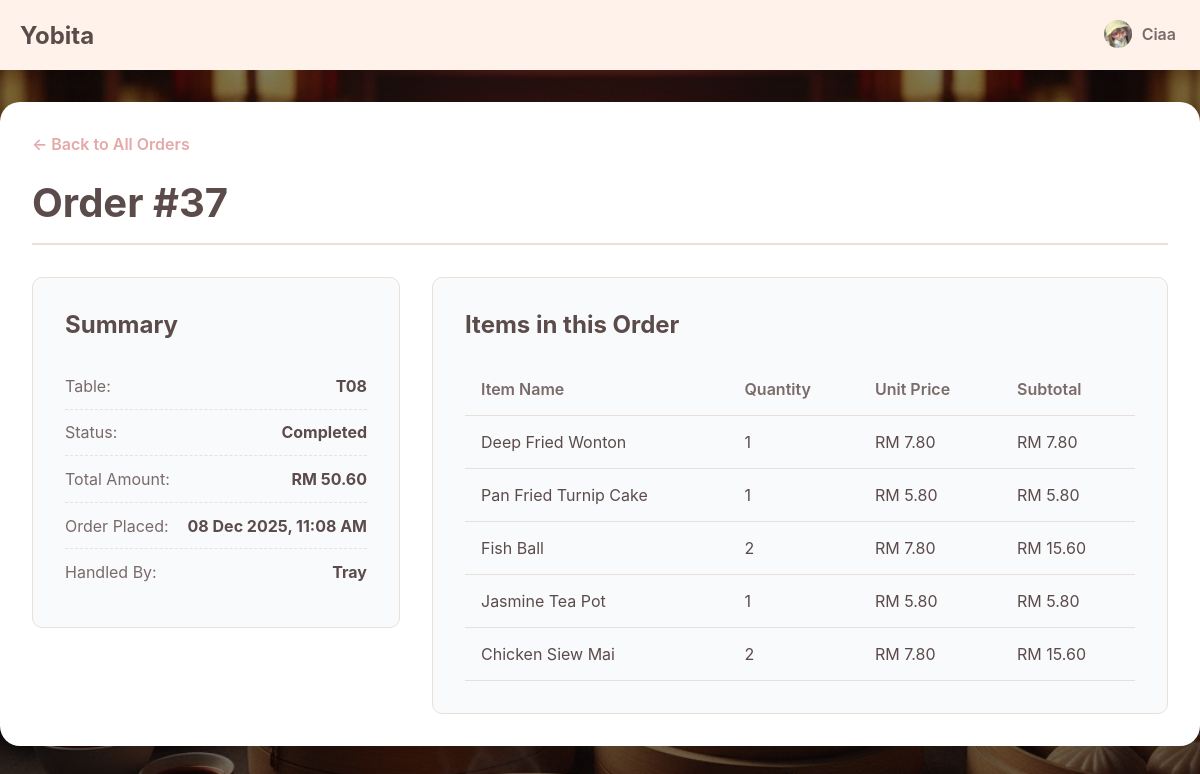
The page /app/admin/orderDetail.php?id=37 (signed in) on the database its author committed.
### tables this page shows
CREATE TABLE `orders` (
  `id` int(10) UNSIGNED NOT NULL,
  `table_id` int(10) UNSIGNED NOT NULL,
  `user_id` int(10) UNSIGNED NOT NULL,
  `status` enum('pending','prepared','completed','cancelled') NOT NULL DEFAULT 'pending',
  `total_amount` decimal(10,2) DEFAULT 0.00,
  `created_at` timestamp NOT NULL DEFAULT current_timestamp()
);

CREATE TABLE `dining_tables` (
  `id` int(10) UNSIGNED NOT NULL,
  `table_number` varchar(10) NOT NULL,
  `capacity` int(11) NOT NULL DEFAULT 4,
  `status` enum('available','occupied','reserved') NOT NULL DEFAULT 'available'
);

CREATE TABLE `staffs` (
  `id` int(10) UNSIGNED NOT NULL,
  `username` varchar(50) NOT NULL,
  `email` varchar(255) NOT NULL,
  `password` varchar(255) NOT NULL,
  `role` enum('waiter','admin','chef') NOT NULL DEFAULT 'waiter',
  `profile_picture` varchar(255) DEFAULT NULL,
  `created_at` timestamp NOT NULL DEFAULT current_timestamp()
);

CREATE TABLE `order_items` (
  `id` int(10) UNSIGNED NOT NULL,
  `order_id` int(10) UNSIGNED NOT NULL,
  `menu_item_id` int(10) UNSIGNED NOT NULL,
  `quantity` int(11) NOT NULL DEFAULT 1,
  `price` decimal(8,2) NOT NULL,
  `prepared_at` timestamp NULL DEFAULT NULL
);

CREATE TABLE `menu_items` (
  `id` int(10) UNSIGNED NOT NULL,
  `category_id` int(10) UNSIGNED DEFAULT NULL,
  `name` varchar(100) NOT NULL,
  `description` text DEFAULT NULL,
  `price` decimal(8,2) NOT NULL,
  `image_url` varchar(255) DEFAULT NULL
);

### app/admin/orderDetail.php (the view, shortened to what this page needs)
<?php
require_once '../connection.php';
$order_id = (int)$_GET['id'];
$basePath = "../";
include '../_header.php';
try {
    $sql_order = "SELECT
                    o.id, o.status, o.total_amount, o.created_at,
                    dt.table_number,
                    u.username as waiter_name
                  FROM orders o
                  JOIN dining_tables dt ON o.table_id = dt.id
                  LEFT JOIN staffs u ON o.user_id = u.id
                  WHERE o.id = ?";
    $stmt_order = $pdo->prepare($sql_order);
    $stmt_order->execute([$order_id]);
    $order = $stmt_order->fetch();
    $sql_items = "SELECT oi.quantity, oi.price, mi.name as item_name
                  FROM order_items oi
                  JOIN menu_items mi ON oi.menu_item_id = mi.id
                  WHERE oi.order_id = ?";
    $stmt_items = $pdo->prepare($sql_items);
    $stmt_items->execute([$order_id]);
    $order_items = $stmt_items->fetchAll();
} catch (PDOException $e) {
    die("Database error: " . $e->getMessage());
}
?>
<link rel="stylesheet" href="<?php echo $basePath; ?>css/viewOrders.css">
<main class="main-wrapper">
    <div class="admin-container">
        <a href="viewOrder.php" class="back-link">← Back to All Orders</a>
                <div class="page-header">
            <h1>Order #<?php echo htmlspecialchars($order['id']); ?></h1>
        </div>
        <div class="order-details-grid">
            <div class="order-summary-card">
                <h2 class="section-title">Summary</h2>
                <div class="summary-item">
                    <span>Table:</span>
                    <strong><?php echo htmlspecialchars($order['table_number']); ?></strong>
                </div>
                <div class="summary-item">
                    <span>Status:</span>
                    <strong class="status-text-<?php echo $order['status']; ?>"><?php echo htmlspecialchars(ucfirst($order['status'])); ?></strong>
                </div>
                <div class="summary-item">
                    <span>Total Amount:</span>
                    <strong>RM <?php echo number_format($order['total_amount'], 2); ?></strong>
                </div>
                <div class="summary-item">
                    <span>Order Placed:</span>
                    <strong><?php echo date("d M Y, h:i A", strtotime($order['created_at'])); ?></strong>
                </div>
                <div class="summary-item">
                    <span>Handled By:</span>
                    <strong><?php echo htmlspecialchars($order['waiter_name'] ?? 'N/A'); ?></strong>
                </div>
            </div>
            <div class="order-items-card">
                <h2 class="section-title">Items in this Order</h2>
                <div class="table-responsive">
                    <table>
                        <thead>
                            <tr>
                                <th>Item Name</th>
                                <th>Quantity</th>
                                <th>Unit Price</th>
                                <th>Subtotal</th>
                            </tr>
                        </thead>
                        <tbody>
                            <?php foreach ($order_items as $item): ?>
                                <tr>
                                    <td><?php echo htmlspecialchars($item['item_name']); ?></td>
                                    <td><?php echo $item['quantity']; ?></td>
                                    <td>RM <?php echo number_format($item['price'], 2); ?></td>
                                    <td>RM <?php echo number_format($item['price'] * $item['quantity'], 2); ?></td>
                                </tr>
                            <?php endforeach; ?>
                        </tbody>
                    </table>
                </div>
            </div>
        </div>
    </div>
</main>

### app/css/index.css (style rules this page uses)
:root { --primary: #FFDCDC; --second: #FFF2EB; --third: #ffffff; --fourth: #FFD6BA; --text-dark: #5C4B4B; --text-light: #7a6a6a; --border-color: #EAE0DA; --accent-dark: #E5A9A9; --notification: #FF3B3B; }
* { box-sizing: border-box; margin: 0; padding: 0; }
body { font-family: -apple-system, BlinkMacSystemFont, "Segoe UI", Roboto, Helvetica, Arial, sans-serif; background-color: var(--second); color: var(--text-dark); background: linear-gradient(rgba(0, 0, 0, 0.5), rgba(0, 0, 0, 0.5)), url(../image/Background.jpg) !important; background-size: cover !important; background-position: center !important; background-repeat: no-repeat !important; background-attachment: fixed !important; }
.main-wrapper { padding-top: 70px; padding-bottom: 100px; }

### app/css/viewOrders.css (style rules this page uses)
.admin-container { max-width: 1200px; margin: 2rem auto; padding: 2rem; background-color: #fff; border-radius: 20px; box-shadow: 0 8px 25px rgba(0, 0, 0, 0.1); animation: fadeInUp 0.6s ease-out; }
body { background-color: #f8f9fa; }
.back-link { display: inline-block; margin-bottom: 1.5rem; color: var(--accent-dark, #a05252); text-decoration: none; font-weight: 600; transition: color 0.3s ease; }
.page-header { border-bottom: 2px solid var(--border-color, #eee); padding-bottom: 1rem; margin-bottom: 2rem; }
.page-header h1 { color: var(--text-dark, #333); font-size: 2.5rem; margin: 0; }
.section-title { font-size: 1.5rem; color: var(--text-dark, #333); margin-top: 0; margin-bottom: 1.5rem; }
.table-responsive { overflow-x: auto; }
table { width: 100%; border-collapse: collapse; text-align: left; }
table th, table td { padding: 1rem; border-bottom: 1px solid var(--border-color, #eee); vertical-align: middle; }
table th { background-color: #f9fafb; font-weight: 600; color: var(--text-light, #555); }
.order-details-grid { display: grid; grid-template-columns: 1fr 2fr; gap: 2rem; align-items: flex-start; }
.order-summary-card, .order-items-card { background-color: #f9fafb; padding: 2rem; border-radius: 10px; border: 1px solid var(--border-color, #eee); }
.summary-item { display: flex; justify-content: space-between; padding: 0.8rem 0; border-bottom: 1px dashed var(--border-color, #eee); font-size: 1rem; }
.summary-item:last-child { border-bottom: none; }
.summary-item span { color: var(--text-light); }
.summary-item strong { color: var(--text-dark); }
.status-text-completed { color: #155724; }

### rows shown on the page
orders: id "37", table.table_number "T08", status "Completed", total_amount "50.60", created_at "08 Dec 2025, 11:08 AM", user.username "Tray"
order_items: menu_item.name "Deep Fried Wonton", quantity "1", price "7.80", $item['price']*$item['quantity'] "7.80"
order_items: menu_item.name "Pan Fried Turnip Cake", quantity "1", price "5.80", $item['price']*$item['quantity'] "5.80"
order_items: menu_item.name "Fish Ball", quantity "2", price "7.80", $item['price'] * $item['quantity'] "15.60"
order_items: menu_item.name "Jasmine Tea Pot", quantity "1", price "5.80", $item['price']*$item['quantity'] "5.80"
order_items: menu_item.name "Chicken Siew Mai", quantity "2", price "7.80", $item['price'] * $item['quantity'] "15.60"

### other values the page prints
$_SESSION['username'] "Ciaa"
